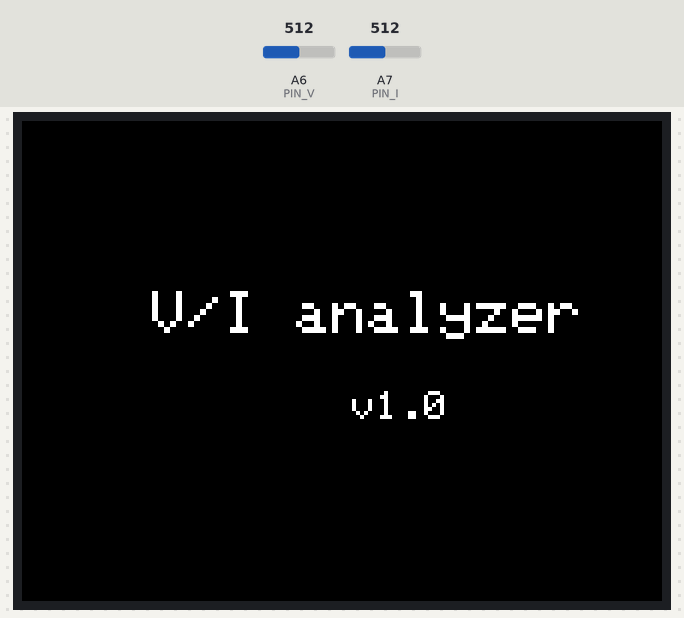
The sketch below on a simulated Arduino Mega 2560, built with avr-gcc and run on an emulated ATmega2560. On the bench: 320×240 colour display. Inputs (shaded band) come from the test bench; at power-on: A6 (PIN_V) = 512, A7 (PIN_I) = 512. What the sketch prints to the serial monitor is not drawn.

Above: at 0.3 s.
At 4.0 s:
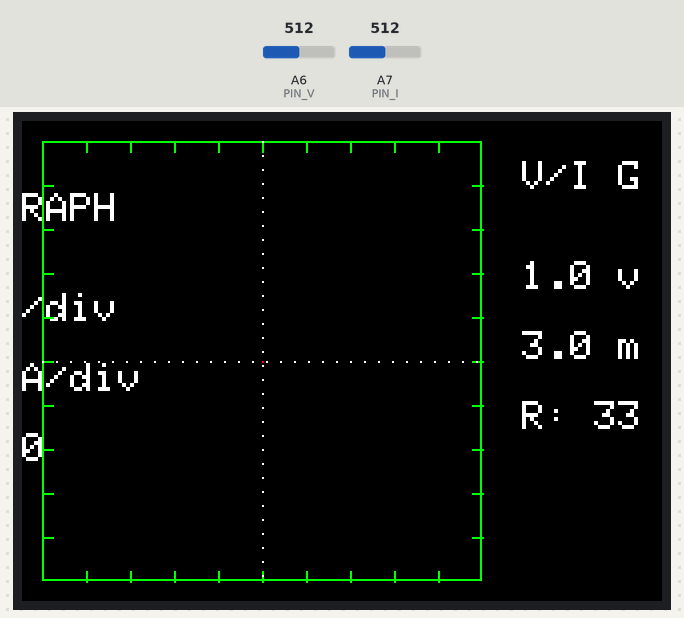
4.1 s: A6 (PIN_V) set to 716
6.0 s: A7 (PIN_I) set to 716
7.8 s: A6 (PIN_V) set to 900
9.5 s: A7 (PIN_I) set to 900
11.3 s: A6 (PIN_V) set to 1023
13.0 s: A7 (PIN_I) set to 1023
Timing chart, 0 to 15.8 s (numbered marks = the images above; inputs shaded):
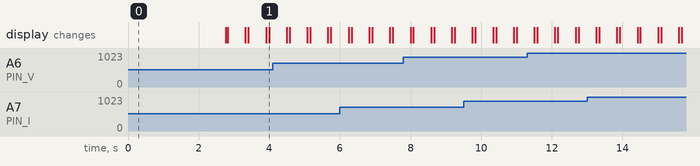

The sketch:

vi_analyzer_arduino.ino
```cpp
// (licence header left out)
#include <MCUFRIEND_kbv.h>      // Driver library for many parallel TFT shields
#include <Adafruit_GFX.h>       // Generic graphics library used by MCUFRIEND_kbv

// -----------------------------------------------------------------------------
// TFT object
// -----------------------------------------------------------------------------

MCUFRIEND_kbv tft;              // Main TFT display object

// -----------------------------------------------------------------------------
// RGB565 color definitions
// -----------------------------------------------------------------------------

#define BLACK  0x0000           // Black background
#define WHITE  0xFFFF           // White text and axes
#define GREEN  0x07E0           // Green grid
#define RED    0xF800           // Red V/I curve

// -----------------------------------------------------------------------------
// Analog input pins
// -----------------------------------------------------------------------------

const int PIN_V = A6;           // Voltage channel: voltage across DUT
const int PIN_I = A7;           // Current channel: voltage across series resistor

// -----------------------------------------------------------------------------
// Measurement configuration
// -----------------------------------------------------------------------------

const float V_FULL_SCALE = 5.0; // Input range after conditioning: -5V..+5V

const float R_SHUNT = 330.0;    // Series resistor in ohms

// -----------------------------------------------------------------------------
// Graph layout
// -----------------------------------------------------------------------------

const int GRID_X = 10;          // Left coordinate of graph area
const int GRID_Y = 10;          // Top coordinate of graph area
const int GRID_SIZE = 220;      // Square graph size in pixels

const int DIVS = 10;            // Number of divisions per axis
const int TICK = 5;             // Length of division marks in pixels

const int CX = GRID_X + GRID_SIZE / 2;  // Graph center X coordinate
const int CY = GRID_Y + GRID_SIZE / 2;  // Graph center Y coordinate

// -----------------------------------------------------------------------------
// Text layout
// -----------------------------------------------------------------------------

const int TEXT_X = 250;         // Left coordinate of right-side text area
const int TEXT_Y = 20;          // Top coordinate of right-side text area

// -----------------------------------------------------------------------------
// Sampling configuration
// -----------------------------------------------------------------------------

const int N = 140;              // Number of points per V/I curve

int xPoints[N];                 // X screen coordinates of sampled curve
int yPoints[N];                 // Y screen coordinates of sampled curve

// -----------------------------------------------------------------------------
// ADC zero calibration
// -----------------------------------------------------------------------------

int zeroV = 512;                // Calibrated zero for voltage channel
int zeroI = 512;                // Calibrated zero for current channel

// =============================================================================
// SETUP
// =============================================================================

void setup() {

  Serial.begin(115200);         // Serial port used only for debug information

  uint16_t ID = tft.readID();   // Try to read TFT controller ID automatically

  Serial.print("TFT ID = 0x"); // Print detected TFT ID for troubleshooting
  Serial.println(ID, HEX);

  // Some TFT shields do not return a valid ID.
  // If this happens, force the known controller ID.
  if (ID == 0xD3D3 || ID == 0xFFFF || ID == 0x0000) {
    ID = 0x9327;                // ILI9327-compatible display
  }

  tft.begin(ID);                // Initialize TFT controller
  tft.setRotation(1);           // Landscape orientation

  showSplash();                 // Show startup screen

  calibrateZero();              // Measure ADC zero offsets

  tft.fillScreen(BLACK);        // Clear display after startup

  drawGrid();                   // Draw static graph frame
  drawAxesDots();               // Draw dotted central axes
  drawInfo();                   // Draw scale and resistor information

  captureSamples();             // Capture first curve
  drawCurve(RED);               // Draw first curve
}

// =============================================================================
// MAIN LOOP
// =============================================================================

void loop() {

  delay(500);                   // Keep graph visible for readability

  drawCurve(BLACK);             // Erase previous curve

  captureSamples();             // Acquire new V/I sample set

  drawGrid();                   // Restore grid pixels erased by black curve
  drawAxesDots();               // Restore axis pixels erased by black curve

  drawCurve(RED);               // Draw refreshed V/I curve
}

// =============================================================================
// SPLASH SCREEN
// =============================================================================

void showSplash() {

  tft.fillScreen(BLACK);        // Clear screen

  tft.setTextColor(WHITE);      // White startup text
  tft.setTextSize(3);           // Large title font

  tft.setCursor(65, 85);        // Title position
  tft.print("V/I analyzer");    // Program title

  tft.setTextSize(2);           // Smaller version font
  tft.setCursor(165, 135);      // Version position
  tft.print("v1.0");            // Version label

  delay(2000);                  // Keep splash visible for 2 seconds
}

// =============================================================================
// ZERO CALIBRATION
// =============================================================================

void calibrateZero() {

  long sumV = 0;                // Accumulator for voltage channel
  long sumI = 0;                // Accumulator for current channel

  const int samples = 200;      // Number of samples used for averaging

  // During this step, the analog input should be in its zero condition.
  // The average value becomes the reference center of the graph.
  for (int n = 0; n < samples; n++) {

    sumV += analogRead(PIN_V);  // Read voltage channel
    sumI += analogRead(PIN_I);  // Read current channel

    delay(2);                   // Small delay to reduce noise influence
  }

  zeroV = sumV / samples;       // Store calibrated voltage zero
  zeroI = sumI / samples;       // Store calibrated current zero
}

// =============================================================================
// SAMPLE ACQUISITION
// =============================================================================

void captureSamples() {

  for (int n = 0; n < N; n++) {

    int adcV = analogRead(PIN_V);   // Read DUT voltage channel
    int adcI = analogRead(PIN_I);   // Read shunt voltage channel

    xPoints[n] = mapCenteredX(adcV, zeroV);          // Convert V to X coordinate
    yPoints[n] = mapCenteredYInverted(adcI, zeroI);  // Convert I to Y coordinate
  }
}

// =============================================================================
// ADC TO SCREEN MAPPING
// =============================================================================

int mapCenteredX(int adc, int zero) {

  int delta = adc - zero;       // Remove calibrated offset

  // The ADC is 10-bit: 0..1023.
  // After calibration, values around zero produce delta close to 0.
  // Full range is mapped to graph width.
  int x = CX + map(
    delta,
    -512,
     511,
    -GRID_SIZE / 2,
     GRID_SIZE / 2
  );

  // Ensure drawing remains inside the graph area.
  return constrain(x, GRID_X, GRID_X + GRID_SIZE);
}

int mapCenteredYInverted(int adc, int zero) {

  int delta = adc - zero;       // Remove calibrated offset

  // Screen Y coordinates grow downward.
  // This mapping intentionally inverts the current channel according to the
  // selected visual convention for the V/I plot.
  int y = CY + map(
    delta,
    -512,
     511,
    -GRID_SIZE / 2,
     GRID_SIZE / 2
  );

  // Ensure drawing remains inside the graph area.
  return constrain(y, GRID_Y, GRID_Y + GRID_SIZE);
}

// =============================================================================
// GRID DRAWING
// =============================================================================

void drawGrid() {

  // Draw outer square graph boundary.
  tft.drawRect(GRID_X, GRID_Y, GRID_SIZE, GRID_SIZE, GREEN);

  int step = GRID_SIZE / DIVS;  // Pixel spacing between division marks

  // Draw small tick marks on each side of the square.
  for (int i = 1; i < DIVS; i++) {

    int x = GRID_X + i * step;  // X position for top/bottom ticks
    int y = GRID_Y + i * step;  // Y position for left/right ticks

    tft.drawLine(x, GRID_Y, x, GRID_Y + TICK, GREEN);  // Top tick

    tft.drawLine(
      x,
      GRID_Y + GRID_SIZE,
      x,
      GRID_Y + GRID_SIZE - TICK,
      GREEN
    );                         // Bottom tick

    tft.drawLine(GRID_X, y, GRID_X + TICK, y, GREEN);  // Left tick

    tft.drawLine(
      GRID_X + GRID_SIZE,
      y,
      GRID_X + GRID_SIZE - TICK,
      y,
      GREEN
    );                         // Right tick
  }
}

// =============================================================================
// DOTTED AXES
// =============================================================================

void drawAxesDots() {

  // Horizontal dotted axis through graph center.
  for (int x = GRID_X; x <= GRID_X + GRID_SIZE; x += 7) {
    tft.drawPixel(x, CY, WHITE);
  }

  // Vertical dotted axis through graph center.
  for (int y = GRID_Y; y <= GRID_Y + GRID_SIZE; y += 7) {
    tft.drawPixel(CX, y, WHITE);
  }
}

// =============================================================================
// CURVE DRAWING
// =============================================================================

void drawCurve(uint16_t color) {

  // Draw the V/I curve as connected line segments.
  // Drawing in RED shows the current curve.
  // Drawing in BLACK erases the previous curve.
  for (int n = 1; n < N; n++) {

    tft.drawLine(
      xPoints[n - 1],
      yPoints[n - 1],
      xPoints[n],
      yPoints[n],
      color
    );
  }
}

// =============================================================================
// INFORMATION AREA
// =============================================================================

void drawInfo() {

  // The graph covers -5V..+5V, i.e. 10V total.
  // With 10 divisions, each division represents 1V.
  float voltsPerDiv = (2.0 * V_FULL_SCALE) / DIVS;

  // Current scale is calculated from the series resistor.
  // Example: 1V/div over 330 ohm gives 3.03mA/div.
  float mAperDiv = (voltsPerDiv / R_SHUNT) * 1000.0;

  tft.setTextColor(WHITE);      // White text
  tft.setTextSize(2);           // Readable size on 400x240 TFT

  tft.setCursor(TEXT_X, TEXT_Y);
  tft.print("V/I GRAPH");       // Main label

  tft.setCursor(TEXT_X, TEXT_Y + 50);
  tft.print(voltsPerDiv, 1);    // Voltage scale value
  tft.print(" v/div");          // Voltage scale unit

  tft.setCursor(TEXT_X, TEXT_Y + 85);
  tft.print(mAperDiv, 1);       // Current scale value
  tft.print(" mA/div");         // Current scale unit

  tft.setCursor(TEXT_X, TEXT_Y + 120);
  tft.print("R: ");             // Series resistor label
  tft.print((int)R_SHUNT);      // Series resistor value
}
```
